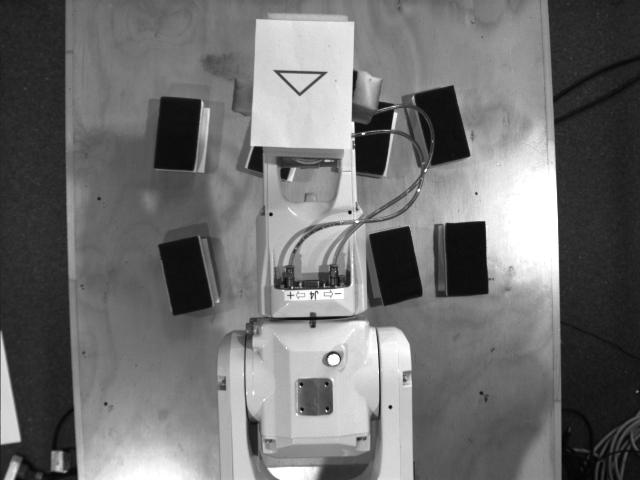
%> input picture Major Project/test_images_gray/test_image20.png, 640 x 480 px
$ octave testRead.m   (GNU Octave 9; MATLAB toolbox functions it lacks are replaced by stand-ins)
%> lines starting %> are read from the running program, lines starting %| are printed output that depends on the picture
% % % TEST: Read
% % % MTRX5700 Major Assignment 2015
% % % Authors: Kausthub Krishnamurthy & James Ferris & Sachith
% Gunawardhana

clear
close all
clc
cards = struct('index', {},'x', {}, 'y', {}, 'pose', {}, 'shape', {}, 'colour', {}, 'filler', {}, 'count', {}, 'viewedFlag', {});

numCards = 8;
gameMode = 10;

for(i = 1:numCards)
    cards(i).index = i;
    cards(i).x = 12.93;
    cards(i).y = 12.93;
    cards(i).pose = 12.93;
    cards(i).viewedFlag = 0;
end

%get images
disp  'reading...'
I20 = imread('../test_images_gray/test_image20.png');
%> I20 is the input picture: size 480x640 uint8; min 4, max 255, mean 110.9
I21 = imread('../test_images_gray/test_image21.png');
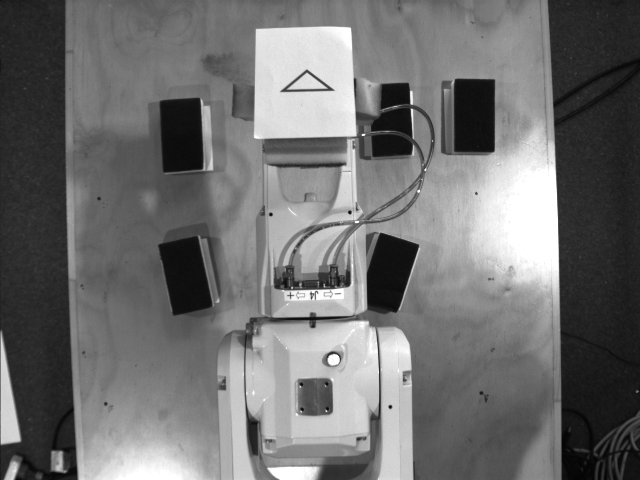
%> input picture Major Project/test_images_gray/test_image21.png, 640 x 480 px
%> I21 is the input picture: size 480x640 uint8; min 3, max 255, mean 111.7
I22 = imread('../test_images_gray/test_image22.png');
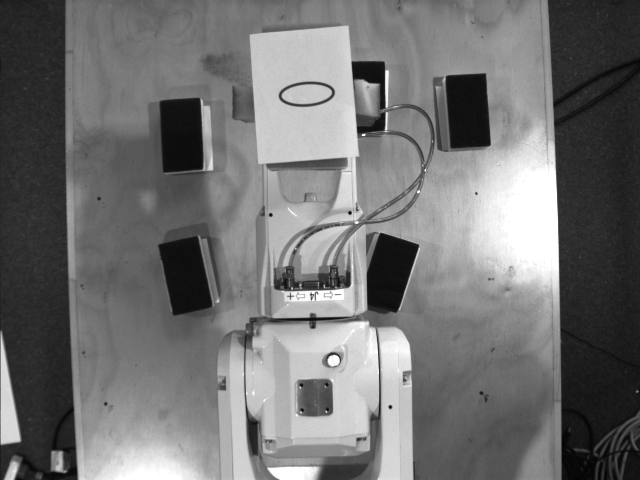
%> input picture Major Project/test_images_gray/test_image22.png, 640 x 480 px
%> I22 is the input picture: size 480x640 uint8; min 3, max 255, mean 114.1
I23 = imread('../test_images_gray/test_image23.png');
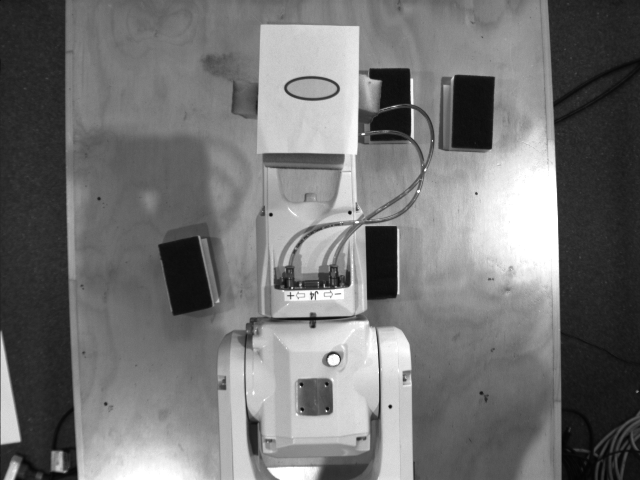
%> input picture Major Project/test_images_gray/test_image23.png, 640 x 480 px
%> I23 is the input picture: size 480x640 uint8; min 4, max 255, mean 114.8
I24 = imread('../test_images_gray/test_image24.png');
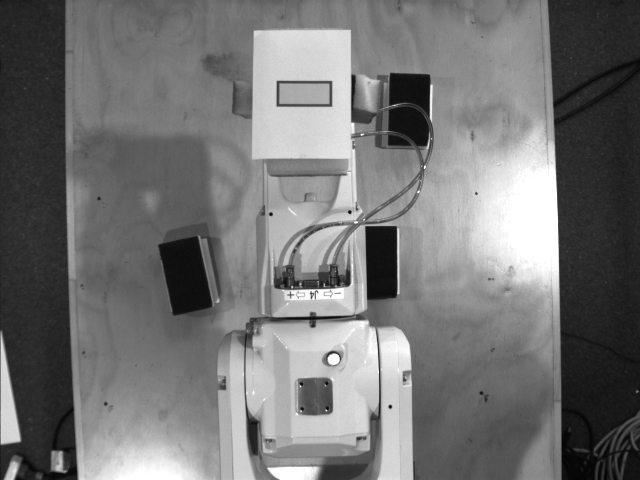
%> input picture Major Project/test_images_gray/test_image24.png, 640 x 480 px
%> I24 is the input picture: size 480x640 uint8; min 4, max 255, mean 115.7
I25 = imread('../test_images_gray/test_image25.png');
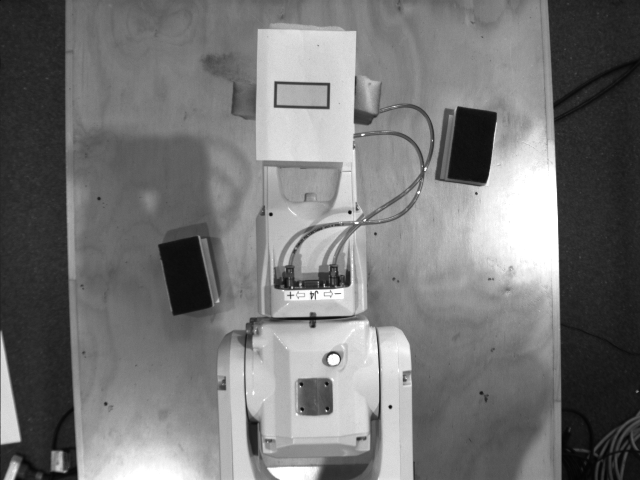
%> input picture Major Project/test_images_gray/test_image25.png, 640 x 480 px
%> I25 is the input picture: size 480x640 uint8; min 4, max 255, mean 117.1
%> (the run ends here)
